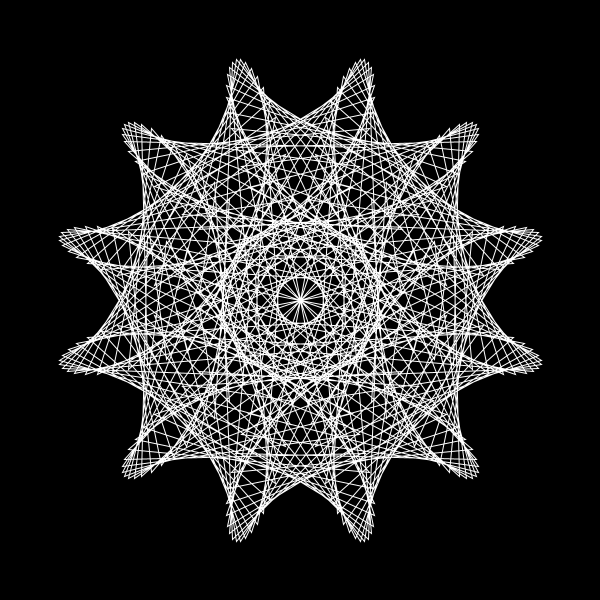
Frame 1 (no input)
Frame 60 (the mouse pressed at the canvas centre just before this capture): identical to frame 1, image omitted
Frame 120 (the mouse held since frame 60 and released just before this capture): identical to frame 1, image omitted

The Processing sketch that drew this single still picture (run headless with seeded random() and noise(); from frame 60 on, the mouse is pressed at the canvas centre):

// Processing sketch: maurer_rose
// ── maurer_rose.pde
float n = 6;
float d = 71;
float scale = 250;

void setup()
{
  size(600,600);
  
}


void draw()
{
  background(0);
  translate(width/2,height/2);
  stroke(255);
  strokeWeight(1);
  
  noFill();
  beginShape();
  for(int i = 0; i < 361; i++)
  {
    float k = radians(i*d);
    
    float r = sin(n*k);
    int x = int(scale*r*cos(k));
    int y = int(scale*r*sin(k));
    vertex(x, y);
  }
  endShape();
  
  //n += 0.001;
  //d += 0.001;
}
